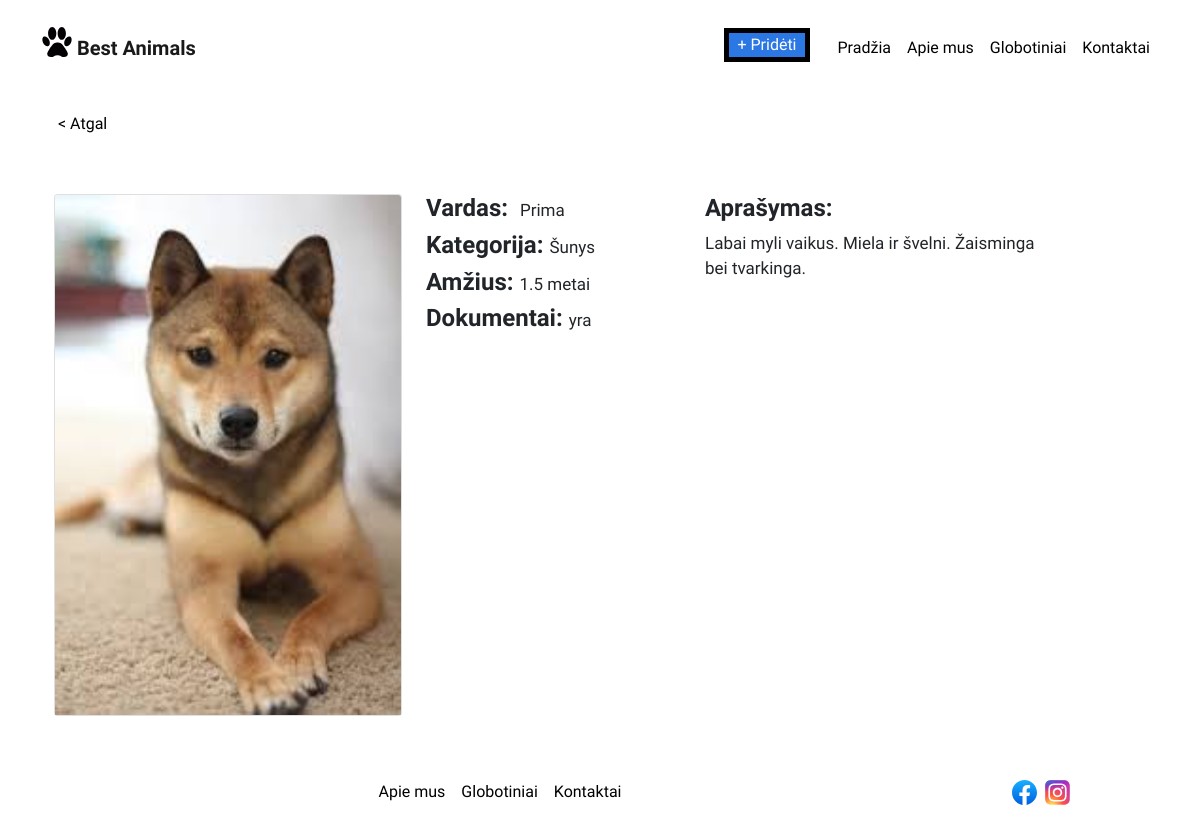
Screenshot of /aprasymas.php?id=11 with the database file from the repository.
### tables this page shows
CREATE TABLE `gyvunai` (
  `gyvuno_id` int(40) NOT NULL,
  `vartotojo_id` int(40) NOT NULL,
  `kategorijos_id` int(40) NOT NULL,
  `vardas` varchar(50) NOT NULL,
  `amzius` date NOT NULL,
  `dokumentacija` varchar(10) NOT NULL,
  `aprasymas` varchar(800) NOT NULL,
  `foto_url` varchar(100) NOT NULL
);

CREATE TABLE `kategorijos` (
  `kategorijos_id` int(40) NOT NULL,
  `kategorija` varchar(40) NOT NULL
);

### aprasymas.php (the view, shortened to what this page needs)
<?php
$connect = new PDO("mysql:host=localhost;dbname=gyvuneliu_prieglauda;charset=utf8mb4", "prieglaudos_admin", "slaptazodis2022");$query = "SELECT * FROM gyvunai,kategorijos WHERE gyvunai.kategorijos_id = kategorijos.kategorijos_id AND gyvuno_id= " . $_GET['id'] ;
$statement = $connect->prepare($query);
$statement->execute();
$result = $statement->fetchAll();
foreach ($result as $row) {
$skelbimas[] = $row ;
$d1 = strtotime($skelbimas[0]["amzius"]);
$d2 = strtotime("now");
$totalSecondsDiff = abs($d1-$d2);
$amzius = round($totalSecondsDiff/60/60/24/365,1);
} ?>
<!DOCTYPE html>
<html>
<head>
<link href="https://cdn.jsdelivr.net/npm/bootstrap@5.1.3/dist/css/bootstrap.min.css" rel="stylesheet">
</head>
<body class="d-flex flex-column min-vh-100">
<nav class="navbar navbar-expand-md navbar-light">
<div class="container position-static">
<a class="navbar-brand " href="./">
<img src="./img/peda.svg" alt="..." height="30"> Best Animals
</a>
<div class="collapse navbar-collapse" id="navbarSupportedContent">
<ul class="navbar-nav ms-auto ">
<li class="nav-item">
<a class="nav-link prideti " href="./prideti.php">+ Pridėti</a>
</li>
<li class="nav-item">
<a class="nav-link " href="./">Pradžia</a>
</li>
<li class="nav-item">
<a class="nav-link" href="./apie_mus.html">Apie mus</a>
</li>
<li class="nav-item">
<a class="nav-link" href="./globotiniai.php">Globotiniai</a>
</li>
<li class="nav-item">
<a class="nav-link" href="./kontaktai.html">Kontaktai</a>
</li>
</ul>
</div>
</div>
</nav>
 <main class="container py-5" >
<a class="nav-link " href="javascript:javascript:history.go(-1)">< Atgal</a>
	<div  style ="height:50px"> </div>
   <div class="row" data-masonry="{&quot;percentPosition&quot;: true } ">
    <div class="col-sm-6 col-lg-4">
      <div class="card">
        <img class="bd-placeholder-img card-img-top" src="./img/skelbimu_img/<?php echo $skelbimas[0]["foto_url"]; ?>" alt="..." width="100%" >
      </div>
    </div>
 <div class="col-sm-6 col-lg-3" >
 <h4><b>Vardas:</b>&nbsp; <span class="stiliusf"><?php echo  $skelbimas[0]["vardas"]; ?></span></h4>
     <h4><b>Kategorija:</b>&nbsp;<span class="stiliusf"><?php echo  $skelbimas[0]["kategorija"]; ?></span></h4>
     <h4><b>Amžius:</b>&nbsp;<span class="stiliusf"><?php echo  $amzius  ." metai"; ?></h4>
     <h4><b>Dokumentai:</b>&nbsp;<span class="stiliusf"><?php echo  $skelbimas[0]["dokumentacija"]; ?></span></h4>
 </div>
  <div class="col-sm-6 col-lg-4" >
    <h4><b>Aprašymas:</b></h4>
   <span class="stiliusf"> <?php echo  $skelbimas[0]["aprasymas"]; ?></span>
 </div>
</div>
</main>
<div class="row mt-auto">
<div class="col my-auto col-6-offset">
<nav class="navbar navbar-expand-sm navbar-light ">
  <div class="container">
      <ul class="navbar-nav mx-auto ">
	        <li class="nav-item">
          <a class="nav-link " href="./apie_mus.html">Apie mus</a>
        </li>
        <li class="nav-item">
          <a class="nav-link" href="./globotiniai.php">Globotiniai</a>
        </li>
		<li class="nav-item">
          <a class="nav-link" href="./kontaktai.html">Kontaktai</a>
        </li>
      </ul>
   </div>
 </nav>
  </div>
  <div class="col-4 col-sm-2 my-auto col-12-offset">
<img src="./img/facebook.svg" alt="..." height="25"> &nbsp;<img src="./img/instagram.svg" alt="..." height="25">
  </div>
   </div>
    </body>
</html>

### aprasymas.php (style rules this page uses)
html { overflow-y: scroll; }
.row { margin-left: 0; margin-right: 0; }
body { font-family: 'Balsamiq Sans'; }
.nav-link { color: black !important; }
.navbar-brand, .active { font-weight: 700 !important; }
.navbar-brand img { margin-top:-16px; }
.prideti { border: 5px solid black; padding: 0px; margin-right: 20px; background: #2b78e4; color: white !important; }
.navbar-expand-md { top:20px ; }
.stiliusf { font-size: 17px; }

### rows the page displays
gyvunai: foto_url (picture), vardas "Prima", kategorijos.kategorija "Šunys", dokumentacija "yra", aprasymas "Labai myli vaikus. Miela ir švelni. Žaisminga bei tvarkinga."
